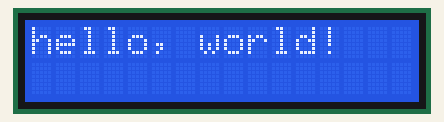
Recording of a sketch running on a simulated Arduino Uno, built with avr-gcc and run on an emulated ATmega328P. Shown: 16×2 character LCD.

Above: at 0.1 s.
At 3.1 s:
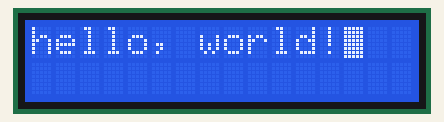

The sketch:

isso_funciona.ino
```cpp
// (licence header left out)
#include <Wire.h>
#include <LiquidCrystal_I2C.h>

#define I2C_ADDR	0x3F
#define En_pin		2
#define Rw_pin		1
#define Rs_pin		0
#define D4_pin		4
#define D5_pin		5
#define D6_pin		6
#define D7_pin		7
#define BACKLIGHT_PIN   3

LiquidCrystal_I2C lcd(I2C_ADDR, En_pin, Rw_pin, Rs_pin, D4_pin, D5_pin, D6_pin, D7_pin);

void setup() {
  // set up the LCD's number of columns and rows:
  lcd.begin(16, 2);
  lcd.setBacklightPin(BACKLIGHT_PIN, POSITIVE);
  lcd.setBacklight(HIGH);
  // Print a message to the LCD.
  lcd.print("hello, world!");
}

void loop() {
  // Turn off the blinking cursor:
  lcd.noBlink();
  delay(3000);
   // Turn on the blinking cursor:
  lcd.blink();
  delay(3000);
}
```

Measured:
- what the display in image 1 shows lasts 3.0 s, from 3.1 s to 6.1 s
